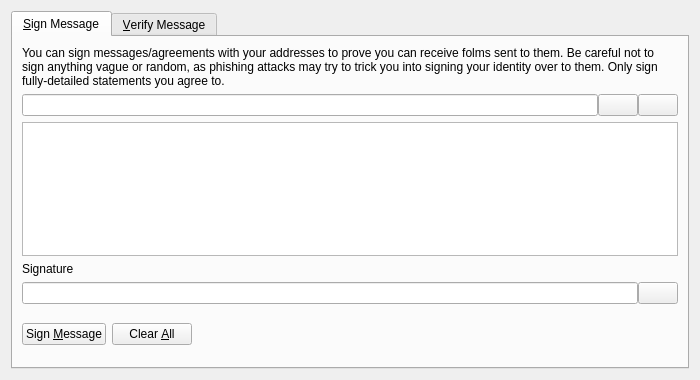
<?xml version="1.0" encoding="UTF-8"?>
<ui version="4.0">
 <class>SignVerifyMessageDialog</class>
 <widget class="QDialog" name="SignVerifyMessageDialog">
  <property name="geometry">
   <rect>
    <x>0</x>
    <y>0</y>
    <width>700</width>
    <height>380</height>
   </rect>
  </property>
  <property name="windowTitle">
   <string>Signatures - Sign / Verify a Message</string>
  </property>
  <property name="modal">
   <bool>true</bool>
  </property>
  <layout class="QVBoxLayout" name="verticalLayout">
   <item>
    <widget class="QTabWidget" name="tabWidget">
     <property name="currentIndex">
      <number>0</number>
     </property>
     <widget class="QWidget" name="tabSignMessage">
      <attribute name="title">
       <string>&amp;Sign Message</string>
      </attribute>
      <layout class="QVBoxLayout" name="verticalLayout_SM">
       <item>
        <widget class="QLabel" name="infoLabel_SM">
         <property name="text">
          <string>You can sign messages/agreements with your addresses to prove you can receive folms sent to them. Be careful not to sign anything vague or random, as phishing attacks may try to trick you into signing your identity over to them. Only sign fully-detailed statements you agree to.</string>
         </property>
         <property name="textFormat">
          <enum>Qt::PlainText</enum>
         </property>
         <property name="wordWrap">
          <bool>true</bool>
         </property>
        </widget>
       </item>
       <item>
        <layout class="QHBoxLayout" name="horizontalLayout_1_SM">
         <property name="spacing">
          <number>0</number>
         </property>
         <item>
          <widget class="QValidatedLineEdit" name="addressIn_SM">
           <property name="toolTip">
            <string>The Folm address to sign the message with</string>
           </property>
          </widget>
         </item>
         <item>
          <widget class="QPushButton" name="addressBookButton_SM">
           <property name="toolTip">
            <string>Choose previously used address</string>
           </property>
           <property name="text">
            <string/>
           </property>
           <property name="icon">
            <iconset resource="../folm.qrc">
             <normaloff>:/icons/address-book</normaloff>:/icons/address-book</iconset>
           </property>
           <property name="shortcut">
            <string>Alt+A</string>
           </property>
           <property name="autoDefault">
            <bool>false</bool>
           </property>
          </widget>
         </item>
         <item>
          <widget class="QPushButton" name="pasteButton_SM">
           <property name="toolTip">
            <string>Paste address from clipboard</string>
           </property>
           <property name="text">
            <string/>
           </property>
           <property name="icon">
            <iconset resource="../folm.qrc">
             <normaloff>:/icons/editpaste</normaloff>:/icons/editpaste</iconset>
           </property>
           <property name="shortcut">
            <string>Alt+P</string>
           </property>
           <property name="autoDefault">
            <bool>false</bool>
           </property>
          </widget>
         </item>
        </layout>
       </item>
       <item>
        <widget class="QPlainTextEdit" name="messageIn_SM">
         <property name="toolTip">
          <string>Enter the message you want to sign here</string>
         </property>
        </widget>
       </item>
       <item>
        <widget class="QLabel" name="signatureLabel_SM">
         <property name="text">
          <string>Signature</string>
         </property>
         <property name="textFormat">
          <enum>Qt::PlainText</enum>
         </property>
        </widget>
       </item>
       <item>
        <layout class="QHBoxLayout" name="horizontalLayout_2_SM">
         <property name="spacing">
          <number>0</number>
         </property>
         <item>
          <widget class="QLineEdit" name="signatureOut_SM">
           <property name="font">
            <font>
             <italic>true</italic>
            </font>
           </property>
           <property name="readOnly">
            <bool>true</bool>
           </property>
          </widget>
         </item>
         <item>
          <widget class="QPushButton" name="copySignatureButton_SM">
           <property name="toolTip">
            <string>Copy the current signature to the system clipboard</string>
           </property>
           <property name="text">
            <string/>
           </property>
           <property name="icon">
            <iconset resource="../folm.qrc">
             <normaloff>:/icons/editcopy</normaloff>:/icons/editcopy</iconset>
           </property>
           <property name="autoDefault">
            <bool>false</bool>
           </property>
          </widget>
         </item>
        </layout>
       </item>
       <item>
        <layout class="QHBoxLayout" name="horizontalLayout_3_SM">
         <item>
          <widget class="QPushButton" name="signMessageButton_SM">
           <property name="toolTip">
            <string>Sign the message to prove you own this Folm address</string>
           </property>
           <property name="text">
            <string>Sign &amp;Message</string>
           </property>
           <property name="icon">
            <iconset resource="../folm.qrc">
             <normaloff>:/icons/edit</normaloff>:/icons/edit</iconset>
           </property>
           <property name="autoDefault">
            <bool>false</bool>
           </property>
          </widget>
         </item>
         <item>
          <widget class="QPushButton" name="clearButton_SM">
           <property name="toolTip">
            <string>Reset all sign message fields</string>
           </property>
           <property name="text">
            <string>Clear &amp;All</string>
           </property>
           <property name="icon">
            <iconset resource="../folm.qrc">
             <normaloff>:/icons/remove</normaloff>:/icons/remove</iconset>
           </property>
           <property name="autoDefault">
            <bool>false</bool>
           </property>
          </widget>
         </item>
         <item>
          <spacer name="horizontalSpacer_1_SM">
           <property name="orientation">
            <enum>Qt::Horizontal</enum>
           </property>
           <property name="sizeHint" stdset="0">
            <size>
             <width>40</width>
             <height>48</height>
            </size>
           </property>
          </spacer>
         </item>
         <item>
          <widget class="QLabel" name="statusLabel_SM">
           <property name="font">
            <font>
             <weight>75</weight>
             <bold>true</bold>
            </font>
           </property>
           <property name="text">
            <string/>
           </property>
           <property name="wordWrap">
            <bool>true</bool>
           </property>
          </widget>
         </item>
         <item>
          <spacer name="horizontalSpacer_2_SM">
           <property name="orientation">
            <enum>Qt::Horizontal</enum>
           </property>
           <property name="sizeHint" stdset="0">
            <size>
             <width>40</width>
             <height>48</height>
            </size>
           </property>
          </spacer>
         </item>
        </layout>
       </item>
      </layout>
     </widget>
     <widget class="QWidget" name="tabVerifyMessage">
      <attribute name="title">
       <string>&amp;Verify Message</string>
      </attribute>
      <layout class="QVBoxLayout" name="verticalLayout_VM">
       <item>
        <widget class="QLabel" name="infoLabel_VM">
         <property name="text">
          <string>Enter the receiver's address, message (ensure you copy line breaks, spaces, tabs, etc. exactly) and signature below to verify the message. Be careful not to read more into the signature than what is in the signed message itself, to avoid being tricked by a man-in-the-middle attack. Note that this only proves the signing party receives with the address, it cannot prove sendership of any transaction!</string>
         </property>
         <property name="textFormat">
          <enum>Qt::PlainText</enum>
         </property>
         <property name="alignment">
          <set>Qt::AlignLeading|Qt::AlignLeft|Qt::AlignTop</set>
         </property>
         <property name="wordWrap">
          <bool>true</bool>
         </property>
        </widget>
       </item>
       <item>
        <layout class="QHBoxLayout" name="horizontalLayout_1_VM">
         <property name="spacing">
          <number>0</number>
         </property>
         <item>
          <widget class="QValidatedLineEdit" name="addressIn_VM">
           <property name="toolTip">
            <string>The Folm address the message was signed with</string>
           </property>
          </widget>
         </item>
         <item>
          <widget class="QPushButton" name="addressBookButton_VM">
           <property name="toolTip">
            <string>Choose previously used address</string>
           </property>
           <property name="text">
            <string/>
           </property>
           <property name="icon">
            <iconset resource="../folm.qrc">
             <normaloff>:/icons/address-book</normaloff>:/icons/address-book</iconset>
           </property>
           <property name="shortcut">
            <string>Alt+A</string>
           </property>
           <property name="autoDefault">
            <bool>false</bool>
           </property>
          </widget>
         </item>
        </layout>
       </item>
       <item>
        <widget class="QPlainTextEdit" name="messageIn_VM"/>
       </item>
       <item>
        <widget class="QValidatedLineEdit" name="signatureIn_VM"/>
       </item>
       <item>
        <layout class="QHBoxLayout" name="horizontalLayout_2_VM">
         <item>
          <widget class="QPushButton" name="verifyMessageButton_VM">
           <property name="toolTip">
            <string>Verify the message to ensure it was signed with the specified Folm address</string>
           </property>
           <property name="text">
            <string>Verify &amp;Message</string>
           </property>
           <property name="icon">
            <iconset resource="../folm.qrc">
             <normaloff>:/icons/transaction_0</normaloff>:/icons/transaction_0</iconset>
           </property>
           <property name="autoDefault">
            <bool>false</bool>
           </property>
          </widget>
         </item>
         <item>
          <widget class="QPushButton" name="clearButton_VM">
           <property name="toolTip">
            <string>Reset all verify message fields</string>
           </property>
           <property name="text">
            <string>Clear &amp;All</string>
           </property>
           <property name="icon">
            <iconset resource="../folm.qrc">
             <normaloff>:/icons/remove</normaloff>:/icons/remove</iconset>
           </property>
           <property name="autoDefault">
            <bool>false</bool>
           </property>
          </widget>
         </item>
         <item>
          <spacer name="horizontalSpacer_1_VM">
           <property name="orientation">
            <enum>Qt::Horizontal</enum>
           </property>
           <property name="sizeHint" stdset="0">
            <size>
             <width>40</width>
             <height>48</height>
            </size>
           </property>
          </spacer>
         </item>
         <item>
          <widget class="QLabel" name="statusLabel_VM">
           <property name="font">
            <font>
             <weight>75</weight>
             <bold>true</bold>
            </font>
           </property>
           <property name="text">
            <string/>
           </property>
           <property name="wordWrap">
            <bool>true</bool>
           </property>
          </widget>
         </item>
         <item>
          <spacer name="horizontalSpacer_2_VM">
           <property name="orientation">
            <enum>Qt::Horizontal</enum>
           </property>
           <property name="sizeHint" stdset="0">
            <size>
             <width>40</width>
             <height>48</height>
            </size>
           </property>
          </spacer>
         </item>
        </layout>
       </item>
      </layout>
     </widget>
    </widget>
   </item>
  </layout>
 </widget>
 <customwidgets>
  <customwidget>
   <class>QValidatedLineEdit</class>
   <extends>QLineEdit</extends>
   <header>qt/qvalidatedlineedit.h</header>
  </customwidget>
 </customwidgets>
 <resources>
  <include location="../folm.qrc"/>
 </resources>
 <connections/>
</ui>
